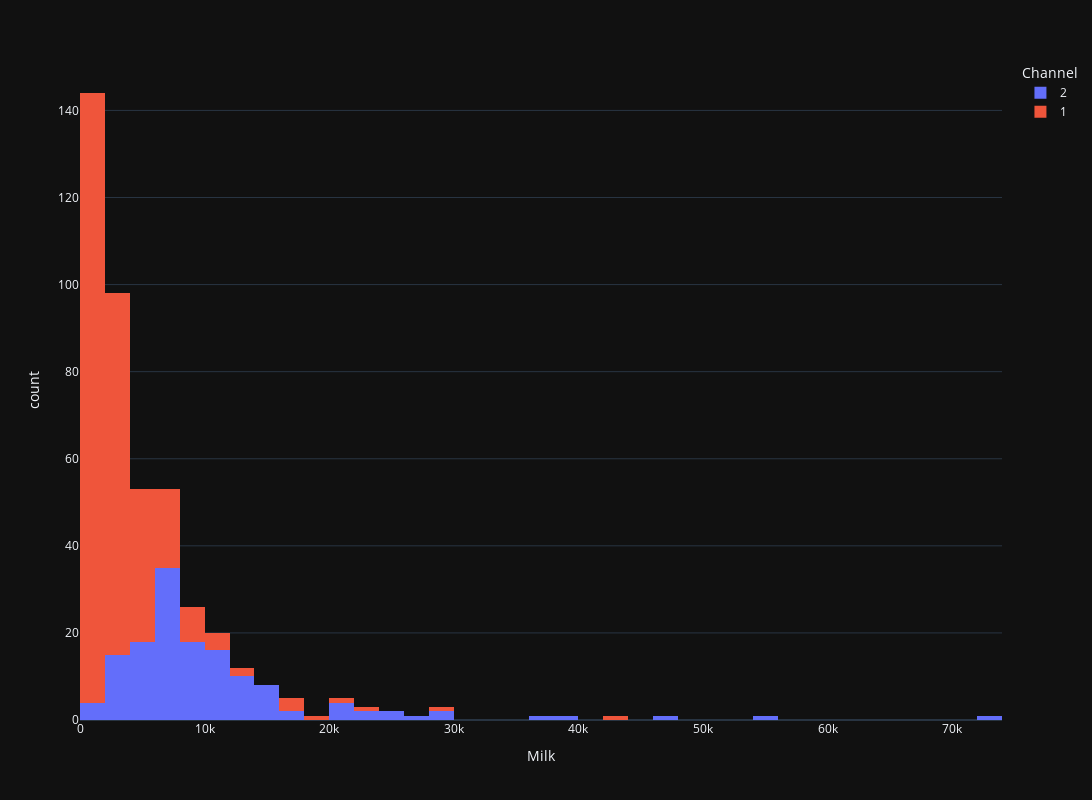

Notebook code cell kept with this figure:
### Code cell
fig = px.histogram(
    data_frame=df,
    x='Milk',
    color='Channel'
).update_layout(
    width=1600,
    height=800,
)

fig.show()

### Figure 1 — Plotly figure (JSON) as saved in the notebook; plotly's stock layout.template omitted (floating-point values rounded to 4 significant figures; data arrays with more than 128 entries replaced by an {"elided": "..."} marker saying what was removed)
{"data": [{"alignmentgroup": "True", "bingroup": "x", "hovertemplate": "Channel=2<br>Milk=%{x}<br>count=%{y}<extra></extra>", "legendgroup": "2", "marker": {"color": "#636efa", "pattern": {"shape": ""}}, "name": "2", "offsetgroup": "2", "orientation": "v", "showlegend": true, "x": {"elided": "142 int values"}, "xaxis": "x", "yaxis": "y", "type": "histogram"}, {"alignmentgroup": "True", "bingroup": "x", "hovertemplate": "Channel=1<br>Milk=%{x}<br>count=%{y}<extra></extra>", "legendgroup": "1", "marker": {"color": "#EF553B", "pattern": {"shape": ""}}, "name": "1", "offsetgroup": "1", "orientation": "v", "showlegend": true, "x": {"elided": "298 int values"}, "xaxis": "x", "yaxis": "y", "type": "histogram"}], "layout": {"xaxis": {"anchor": "y", "domain": [0.0, 1.0], "title": {"text": "Milk"}}, "yaxis": {"anchor": "x", "domain": [0.0, 1.0], "title": {"text": "count"}}, "legend": {"title": {"text": "Channel"}, "tracegroupgap": 0}, "margin": {"t": 60}, "barmode": "relative", "width": 1600, "height": 800}}
